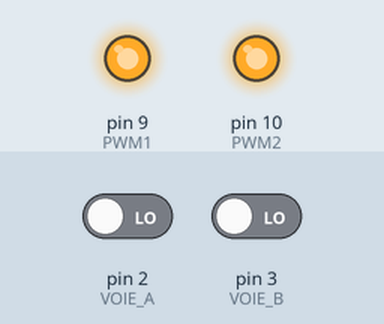
Recording of a sketch running on a simulated Arduino Uno, built with avr-gcc and run on an emulated ATmega328P. On the bench: output pins drawn as LEDs (lit = HIGH). The test bench sets the inputs (shaded band); at power-on: pin 2 (VOIE_A) LOW, pin 3 (VOIE_B) LOW. What the sketch prints to the serial monitor is not drawn.

Above: at 0.05 s.
At 3.85 s:
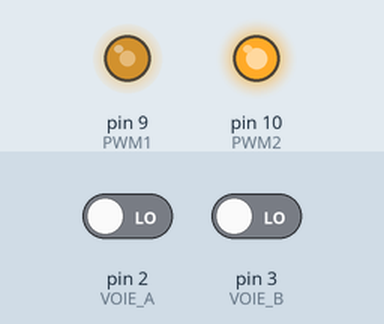
At 7.7 s:
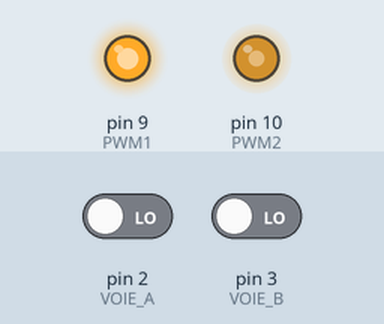
Timing chart, 0 to 10.1 s (numbered marks = the images above):
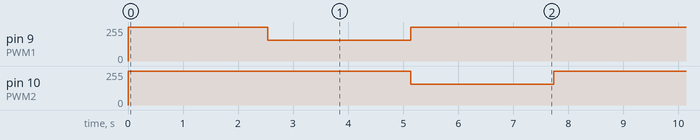

Measured:
- by itself, pin 9 (PWM1): repeats every 7.8 s: 155/255 2.6 s, 255/255 5.2 s
- by itself, pin 10 (PWM2): alternates 255/255 for 5.2 s and 155/255 for 2.6 s

The sketch:

MCC_BO_quad.ino
```cpp
// A VALIDER
#define PWM1 9 // ou PIN 9 // 6
#define PWM2 10 // ou 10  9 //10

#define VOIE_A 2 //
#define VOIE_B 3 //

float uc;
int pwm1;
int pwm2;

volatile int cpt = 0;

void setup() {
  // Setup du PWM
  pinMode(PWM1, OUTPUT);
  pinMode(PWM2, OUTPUT);
  // Setup du codeur
  pinMode(VOIE_A,INPUT);
  pinMode(VOIE_B,INPUT);
  attachInterrupt(digitalPinToInterrupt(VOIE_A),codeurA,CHANGE);
  attachInterrupt(digitalPinToInterrupt(VOIE_B),codeurB,CHANGE);
 // Ouverture du port série
  Serial.begin(9600);
}

void loop() {
  for (int t=0; t<500; t++)
   {
     Serial.print(cpt);Serial.print(",");Serial.print(cpt);Serial.println();
     moteur(0);
   }

  for (int t=0; t<500; t++)
   {
     Serial.print(cpt);Serial.print(",");Serial.print(cpt);Serial.println();
     moteur(-100);
     delay(1);
   }

  for (int t=0; t<500; t++)
   {
     Serial.print(cpt);Serial.print(",");Serial.print(cpt);Serial.println();
     moteur(100);
     delay(1);
   }

  }

void moteur(float x){
  // Commande du moteur (commande comprise entre -255 et 255)
   if (x>0){
    pwm1 = 255;
    pwm2 = 255 - x;
  } else {
    pwm1 = 255+x ;
    pwm2 = 255 ;
  }
  analogWrite(PWM1,pwm1);
  analogWrite(PWM2,pwm2);
  }

void codeurA(){
  int a = digitalRead(VOIE_A);
  int b = digitalRead(VOIE_B);
  if(a==b){
    cpt++;
  }
  else{
    cpt--;
  }
}


void codeurB(){
  int a = digitalRead(VOIE_A);
  int b = digitalRead(VOIE_B);
  if(a==b){
    cpt--;
  }
  else{
    cpt++;
  }
}
```
